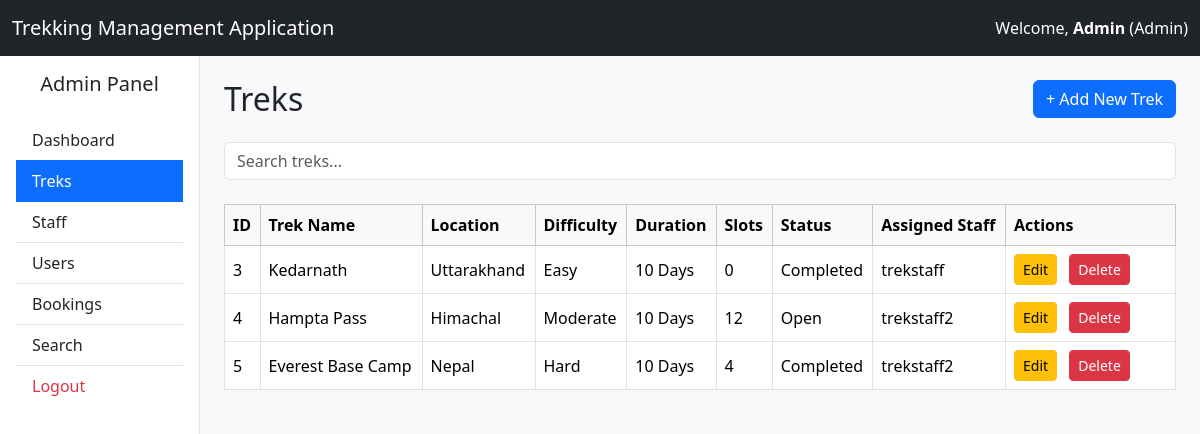
/admin/treks (signed in), run on an earlier commit of the app's database.
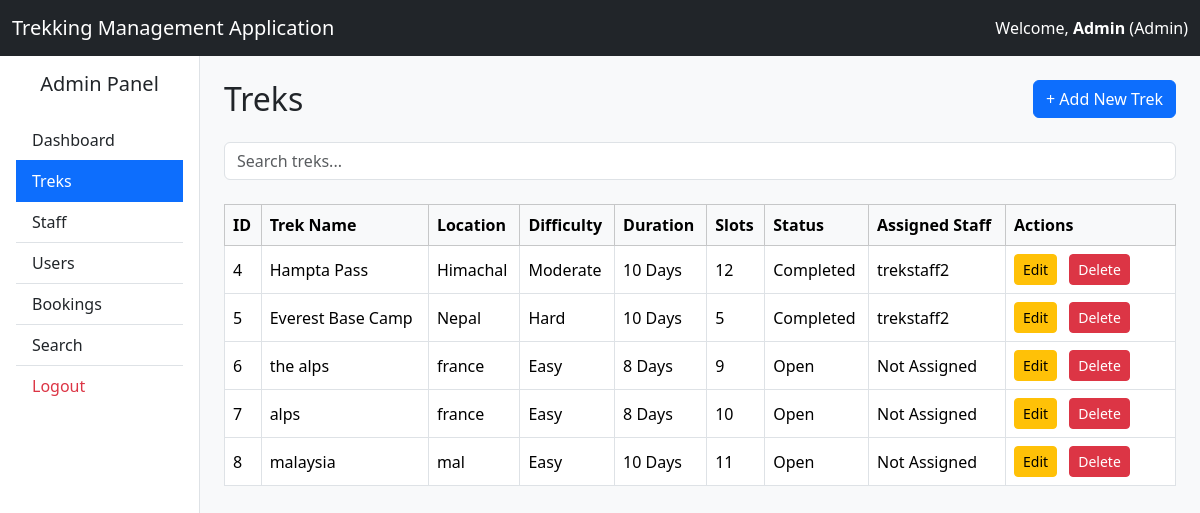
And on a later commit of the database.
### application/models.py (models this page shows, shortened)
class Trek(db.Model):
    __tablename__ = "trek"
    trek_id = db.Column(db.Integer, primary_key=True, autoincrement=True)
    trek_name = db.Column(db.String(100), nullable=False)
    location = db.Column(db.String(100), nullable=False)
    difficulty = db.Column(db.String(20), nullable=False)
    duration = db.Column(db.Integer, nullable=False)
    available_slots = db.Column(db.Integer, nullable=False)
    assigned_staff_id = db.Column(
        db.Integer,
        db.ForeignKey("user.user_id")
    )
    assigned_staff = db.relationship(
    "User",
    foreign_keys=[assigned_staff_id]
)
    status = db.Column(db.String(20), nullable=False)
    start_date = db.Column(db.Date)
    end_date = db.Column(db.Date)
    bookings = db.relationship("Booking", back_populates="trek",cascade="all, delete-orphan")

class User(UserMixin, db.Model):
    __tablename__ = "user"
    user_id = db.Column(db.Integer, primary_key=True, autoincrement=True)
    name = db.Column(db.String(100), nullable=False)
    email = db.Column(db.String(120), unique=True, nullable=False)
    password = db.Column(db.String(200), nullable=False)
    role = db.Column(db.String(20), nullable=False)
    is_approved = db.Column(db.Boolean, default=False)
    is_blacklisted = db.Column(db.Boolean, default=False)
    is_active = db.Column(db.Boolean, default=True)
    bookings = db.relationship("Booking", back_populates="user", cascade="all, delete-orphan")
    staff_profile = db.relationship("StaffProfile", uselist=False)

### application/controllers.py (the view)
@app.route("/admin/treks")
@login_required
def view_treks():
    if current_user.role != "Admin":
        return "Access Denied."
    search = request.args.get("search", "").strip()
    if search:
        treks = Trek.query.filter(
            Trek.trek_name.ilike(f"%{search}%")
        ).all()
    else:
        treks = Trek.query.all()
    return render_template(
        "admin/view_treks.html",
        treks=treks,
        search=search
        )

### main.py (called while the page is built)
@login_manager.user_loader
def load_user(user_id):
    return User.query.get(int(user_id))

### templates/admin/view_treks.html (shortened to what this page needs)
{% extends "base_dashboard.html" %}
{% block sidebar %}
<div class="list-group list-group-flush">
    <a href="{{ url_for('admin_dashboard') }}" class="list-group-item list-group-item-action">
        Dashboard
    </a>
    <a href="{{ url_for('view_treks') }}" class="list-group-item list-group-item-action active">
        Treks
    </a>
    <a href="{{ url_for('view_staff') }}" class="list-group-item list-group-item-action">
        Staff
    </a>
    <a href="{{ url_for('view_users') }}" class="list-group-item list-group-item-action">
        Users
    </a>
    <a href="{{ url_for('admin_bookings') }}" class="list-group-item list-group-item-action">
        Bookings
    </a>
    <a href="{{ url_for('admin_search') }}" class="list-group-item list-group-item-action">
        Search
    </a>
    <a href="{{ url_for('logout') }}" class="list-group-item list-group-item-action text-danger">
        Logout
    </a>
</div>
{% endblock %}
{% block content %}
<div class="d-flex justify-content-between align-items-center mb-4">
    <h2 class="mb-0">
        Treks
    </h2>
    <a href="{{ url_for('add_trek') }}" class="btn btn-primary">
        + Add New Trek
    </a>
</div>
<form method="GET" class="mb-4">
    <input
        type="text"
        name="search"
        value="{{ search }}"
        class="form-control"
        placeholder="Search treks..."
    >
</form>
<div class="table-responsive">
<table class="table table-bordered table-hover align-middle">
    <thead class="table-light">
        <tr>
            <th>ID</th>
            <th>Trek Name</th>
            <th>Location</th>
            <th>Difficulty</th>
            <th>Duration</th>
            <th>Slots</th>
            <th>Status</th>
            <th>Assigned Staff</th>
            <th width="170">Actions</th>
        </tr>
    </thead>
    <tbody>
    {% if treks %}
        {% for trek in treks %}
        <tr>
            <td>{{ trek.trek_id }}</td>
            <td>{{ trek.trek_name }}</td>
            <td>{{ trek.location }}</td>
            <td>{{ trek.difficulty }}</td>
            <td>{{ trek.duration }} Days</td>
            <td>{{ trek.available_slots }}</td>
            <td>{{ trek.status }}</td>
            <td>
                {% if trek.assigned_staff %}
                    {{ trek.assigned_staff.name }}
                {% else %}
                    Not Assigned
                {% endif %}
            </td>
            <td>
                <a
                    href="{{ url_for('edit_trek', trek_id=trek.trek_id) }}"
                    class="btn btn-warning btn-sm me-2"
                >
                    Edit
                </a>
                <a
                    href="{{ url_for('delete_trek', trek_id=trek.trek_id) }}"
                    class="btn btn-danger btn-sm"
                >
                    Delete
                </a>
            </td>
        </tr>
        {% endfor %}
    {% else %}
        <tr>
            <td colspan="9" class="text-center">
                No treks available.
            </td>
        </tr>
    {% endif %}
    </tbody>
</table>
</div>
{% endblock %}

What changed in the data, as far as the page shows it:
removed Trek: trek_id "3", trek_name "Kedarnath", location "Uttarakhand", difficulty "Easy", duration "10", available_slots "0", status "Completed", assigned_staff.name "trekstaff"
changed Trek "Hampta Pass": status "Open" → "Completed"
changed Trek "Everest Base Camp": available_slots "4" → "5"
added Trek: trek_id "6", trek_name "the alps", location "france", difficulty "Easy", duration "8", available_slots "9", status "Open", shows "Not Assigned"
added Trek: trek_id "7", trek_name "alps", location "france", difficulty "Easy", duration "8", available_slots "10", status "Open", shows "Not Assigned"
added Trek: trek_id "8", trek_name "malaysia", location "mal", difficulty "Easy", duration "10", available_slots "11", status "Open", shows "Not Assigned"
